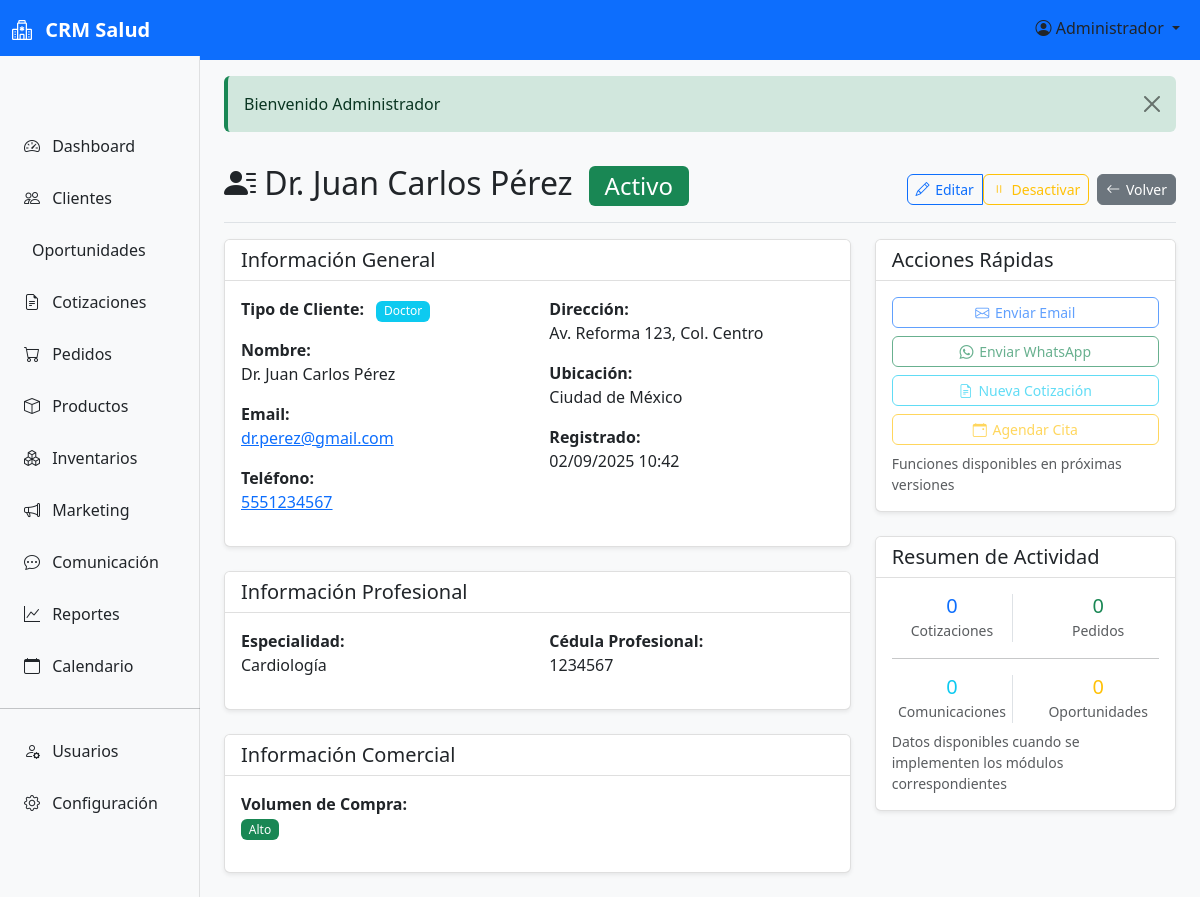
/clientes/show/1 (signed in), run on the app's committed database.
### tables this page shows
CREATE TABLE `clientes` (
  `id` int(11) NOT NULL AUTO_INCREMENT,
  `tipo` enum('doctor','farmacia','hospital') NOT NULL,
  `nombre` varchar(150) NOT NULL,
  `email` varchar(100) NULL,
  `telefono` varchar(20) NULL,
  `direccion` text NULL,
  `ciudad` varchar(100) NULL,
  `estado` varchar(100) NULL,
  `codigo_postal` varchar(10) NULL,
  `especialidad` varchar(100) NULL,
  `cedula_profesional` varchar(50) NULL,
  `rfc` varchar(20) NULL,
  `volumen_compra` enum('bajo','medio','alto') DEFAULT 'medio',
  `descuento_autorizado` decimal(5,2) DEFAULT 0.00,
  `limite_credito` decimal(12,2) DEFAULT 0.00,
  `dias_credito` int(11) DEFAULT 0,
  `activo` tinyint(1) NOT NULL DEFAULT 1,
  `notas` text NULL,
  `created_at` timestamp NOT NULL DEFAULT current_timestamp(),
  `updated_at` timestamp NOT NULL DEFAULT current_timestamp() ON UPDATE current_timestamp(),
  PRIMARY KEY (`id`),
  KEY `tipo` (`tipo`),
  KEY `ciudad` (`ciudad`),
  KEY `especialidad` (`especialidad`)
);

### controllers/ClientesController.php (called while the page is built, shortened)
<?php
require_once 'core/BaseController.php';
class ClientesController extends BaseController {
    private $clienteModel;
    public function __construct() {
        $this->clienteModel = new Cliente();
    }
    public function show($id) {
        $cliente = $this->clienteModel->find($id);
        $this->view('clientes/view', [
            'title' => 'Detalle del Cliente',
            'cliente' => $cliente,
            'flashMessages' => $this->getFlashMessages()
        ]);
    }
}
?>

### core/Router.php (called while the page is built, shortened)
<?php
class Router {
    private $action = 'index';
    private $params = [];
    private function parseUrl() {
        $url = $_SERVER['REQUEST_URI'] ?? '/';
        $basePath = parse_url(BASE_URL, PHP_URL_PATH);
        if ($basePath && strpos($url, $basePath) === 0) {
            $url = substr($url, strlen($basePath));
        }
        $url = strtok($url, '?');
        $url = trim($url, '/');
        if (!empty($url)) {
            $urlParts = explode('/', $url);
            if (isset($urlParts[1])) {
                $this->action = $urlParts[1];
            }
            $this->params = array_slice($urlParts, 2);
        }
    }
    public function dispatch() {
        $controllerInstance = new $this->controller();
        call_user_func_array([$controllerInstance, $this->action], $this->params);
    }
}
?>

### index.php (called while the page is built, shortened)
<?php
require_once 'config/database.php';
$router = new Router();
$router->dispatch();
?>

### config/database.php (called while the page is built, shortened)
<?php
class Database {
    private static $instance = null;
    private $connection;
    private function __construct() {
        try {
            $dsn = "mysql:host=" . DB_HOST . ";dbname=" . DB_NAME . ";charset=" . DB_CHARSET;
            $this->connection = new PDO($dsn, DB_USER, DB_PASS, [
                PDO::ATTR_ERRMODE => PDO::ERRMODE_EXCEPTION,
                PDO::ATTR_DEFAULT_FETCH_MODE => PDO::FETCH_ASSOC,
                PDO::ATTR_EMULATE_PREPARES => false
            ]);
        } catch (PDOException $e) {
            error_log("Error de conexión a la base de datos: " . $e->getMessage());
            $this->connection = null;
        }
    }
    public static function getInstance() {
        if (self::$instance === null) {
            self::$instance = new self();
        }
        return self::$instance;
    }
    public function query($sql, $params = []) {
        try {
            $stmt = $this->connection->prepare($sql);
            $stmt->execute($params);
            return $stmt;
        } catch (PDOException $e) {
            error_log("Error en consulta: " . $e->getMessage());
            throw $e;
        }
    }
    public function fetchOne($sql, $params = []) {
        $stmt = $this->query($sql, $params);
        return $stmt->fetch();
    }
}
?>

### core/BaseModel.php (called while the page is built, shortened)
<?php
class BaseModel {
    protected $db;
    protected $table;
    public function __construct() {
        $this->db = Database::getInstance();
    }
    public function find($id) {
        $sql = "SELECT * FROM {$this->table} WHERE id = :id";
        return $this->db->fetchOne($sql, ['id' => $id]);
    }
}
?>

### views/clientes/view.php (the view, shortened to what this page needs)
<div class="d-flex justify-content-between flex-wrap flex-md-nowrap align-items-center pt-3 pb-2 mb-3 border-bottom">
    <h1 class="h2">
        <i class="bi bi-person-lines-fill"></i> <?php echo htmlspecialchars($cliente['nombre']); ?>
        <span class="badge <?php echo $cliente['activo'] ? 'bg-success' : 'bg-danger'; ?> ms-2">
            <?php echo $cliente['activo'] ? 'Activo' : 'Inactivo'; ?>
        </span>
    </h1>
    <div class="btn-toolbar mb-2 mb-md-0">
        <div class="btn-group me-2">
            <a href="<?php echo $baseUrl; ?>clientes/edit/<?php echo $cliente['id']; ?>" class="btn btn-outline-primary btn-sm">
                <i class="bi bi-pencil"></i> Editar
            </a>
            <form method="POST" action="<?php echo $baseUrl; ?>clientes/cambiarEstatus/<?php echo $cliente['id']; ?>" style="display: inline;">
                <button type="submit" class="btn btn-outline-<?php echo $cliente['activo'] ? 'warning' : 'success'; ?> btn-sm"
                        onclick="return confirm('¿Estás seguro de <?php echo $cliente['activo'] ? 'desactivar' : 'activar'; ?> este cliente?')">
                    <i class="bi bi-<?php echo $cliente['activo'] ? 'pause' : 'play'; ?>"></i>
                    <?php echo $cliente['activo'] ? 'Desactivar' : 'Activar'; ?>
                </button>
            </form>
        </div>
        <a href="<?php echo $baseUrl; ?>clientes" class="btn btn-secondary btn-sm">
            <i class="bi bi-arrow-left"></i> Volver
        </a>
    </div>
</div>
<div class="row">
    <div class="col-lg-8">
        <div class="card mb-4">
            <div class="card-header">
                <h5 class="card-title mb-0">Información General</h5>
            </div>
            <div class="card-body">
                <div class="row">
                    <div class="col-md-6">
                        <div class="mb-3">
                            <strong>Tipo de Cliente:</strong>
                            <span class="badge bg-info ms-2"><?php echo ucfirst($cliente['tipo']); ?></span>
                        </div>
                        <div class="mb-3">
                            <strong>Nombre:</strong><br>
                            <?php echo htmlspecialchars($cliente['nombre']); ?>
                        </div>
                        <?php if (!empty($cliente['email'])): ?>
                        <div class="mb-3">
                            <strong>Email:</strong><br>
                            <a href="mailto:<?php echo htmlspecialchars($cliente['email']); ?>">
                                <?php echo htmlspecialchars($cliente['email']); ?>
                            </a>
                        </div>
                        <?php endif; ?>
                        <?php if (!empty($cliente['telefono'])): ?>
                        <div class="mb-3">
                            <strong>Teléfono:</strong><br>
                            <a href="tel:<?php echo htmlspecialchars($cliente['telefono']); ?>">
                                <?php echo htmlspecialchars($cliente['telefono']); ?>
                            </a>
                        </div>
                        <?php endif; ?>
                    </div>
                    <div class="col-md-6">
                        <?php if (!empty($cliente['direccion'])): ?>
                        <div class="mb-3">
                            <strong>Dirección:</strong><br>
                            <?php echo nl2br(htmlspecialchars($cliente['direccion'])); ?>
                        </div>
                        <?php endif; ?>
                        <?php if (!empty($cliente['ciudad']) || !empty($cliente['estado'])): ?>
                        <div class="mb-3">
                            <strong>Ubicación:</strong><br>
                            <?php
                            $ubicacion = [];
                            if (!empty($cliente['ciudad'])) $ubicacion[] = $cliente['ciudad'];
                            echo htmlspecialchars(implode(', ', $ubicacion));
                            ?>
                        </div>
                        <?php endif; ?>
                        <div class="mb-3">
                            <strong>Registrado:</strong><br>
                            <?php echo date('d/m/Y H:i', strtotime($cliente['created_at'])); ?>
                        </div>
                    </div>
                </div>
            </div>
        </div>
        <?php if ($cliente['tipo'] === 'doctor'): ?>
        <div class="card mb-4">
            <div class="card-header">
                <h5 class="card-title mb-0">Información Profesional</h5>
            </div>
            <div class="card-body">
                <div class="row">
                    <div class="col-md-6">
                        <?php if (!empty($cliente['especialidad'])): ?>
                        <div class="mb-3">
                            <strong>Especialidad:</strong><br>
                            <?php echo htmlspecialchars($cliente['especialidad']); ?>
                        </div>
                        <?php endif; ?>
                    </div>
                    <div class="col-md-6">
                        <?php if (!empty($cliente['cedula_profesional'])): ?>
                        <div class="mb-3">
                            <strong>Cédula Profesional:</strong><br>
                            <?php echo htmlspecialchars($cliente['cedula_profesional']); ?>
                        </div>
                        <?php endif; ?>
                    </div>
                </div>
            </div>
        </div>
        <?php endif; ?>
        <div class="card mb-4">
            <div class="card-header">
                <h5 class="card-title mb-0">Información Comercial</h5>
            </div>
            <div class="card-body">
                <div class="row">
                    <div class="col-md-6">
                        <div class="mb-3">
                            <strong>Volumen de Compra:</strong><br>
                            <span class="badge
                                <?php echo $cliente['volumen_compra'] === 'alto' ? 'bg-success' :
                                    ($cliente['volumen_compra'] === 'medio' ? 'bg-warning' : 'bg-secondary'); ?>">
                                <?php echo ucfirst($cliente['volumen_compra']); ?>
                            </span>
                        </div>
                    </div>
                    <div class="col-md-6">
                    </div>
                </div>
            </div>
        </div>
    </div>
    <div class="col-lg-4">
        <div class="card mb-4">
            <div class="card-header">
                <h5 class="card-title mb-0">Acciones Rápidas</h5>
            </div>
            <div class="card-body">
                <div class="d-grid gap-2">
                    <a href="#" class="btn btn-outline-primary btn-sm disabled">
                        <i class="bi bi-envelope"></i> Enviar Email
                    </a>
                    <a href="#" class="btn btn-outline-success btn-sm disabled">
                        <i class="bi bi-whatsapp"></i> Enviar WhatsApp
                    </a>
                    <a href="#" class="btn btn-outline-info btn-sm disabled">
                        <i class="bi bi-file-earmark-text"></i> Nueva Cotización
                    </a>
                    <a href="#" class="btn btn-outline-warning btn-sm disabled">
                        <i class="bi bi-calendar-event"></i> Agendar Cita
                    </a>
                </div>
                <small class="text-muted mt-2 d-block">Funciones disponibles en próximas versiones</small>
            </div>
        </div>
        <div class="card">
            <div class="card-header">
                <h5 class="card-title mb-0">Resumen de Actividad</h5>
            </div>
            <div class="card-body">
                <div class="row text-center">
                    <div class="col-6">
                        <div class="border-end">
                            <h5 class="text-primary mb-0">0</h5>
                            <small class="text-muted">Cotizaciones</small>
                        </div>
                    </div>
                    <div class="col-6">
                        <h5 class="text-success mb-0">0</h5>
                        <small class="text-muted">Pedidos</small>
                    </div>
                </div>
                <hr>
                <div class="row text-center">
                    <div class="col-6">
                        <div class="border-end">
                            <h5 class="text-info mb-0">0</h5>
                            <small class="text-muted">Comunicaciones</small>
                        </div>
                    </div>
                    <div class="col-6">
                        <h5 class="text-warning mb-0">0</h5>
                        <small class="text-muted">Oportunidades</small>
                    </div>
                </div>
                <small class="text-muted mt-2 d-block">Datos disponibles cuando se implementen los módulos correspondientes</small>
            </div>
        </div>
    </div>
</div>

### assets/css/style.css (style rules this page uses)
:root { --primary-color: #0d6efd; --secondary-color: #6c757d; --success-color: #198754; --info-color: #0dcaf0; --warning-color: #ffc107; --danger-color: #dc3545; --light-color: #f8f9fa; --dark-color: #212529; --sidebar-width: 250px; --header-height: 56px; --border-radius: 0.375rem; --box-shadow: 0 0.125rem 0.25rem rgba(0, 0, 0, 0.075); --box-shadow-lg: 0 0.5rem 1rem rgba(0, 0, 0, 0.15); }
body { font-family: 'Segoe UI', Tahoma, Geneva, Verdana, sans-serif; background-color: #f8f9fa; }
.card { border: 1px solid rgba(0, 0, 0, 0.125); border-radius: var(--border-radius); box-shadow: var(--box-shadow); transition: box-shadow 0.15s ease-in-out; }
.card-header { background-color: white; border-bottom: 1px solid rgba(0, 0, 0, 0.125); font-weight: 600; }
.btn { border-radius: var(--border-radius); font-weight: 500; transition: all 0.15s ease-in-out; }
.btn i { margin-right: 0.25rem; }
.btn-sm i { margin-right: 0.125rem; }
.badge { font-weight: 500; }

### views/layout/header.php (style rules this page uses)
:root { --bs-primary: #0d6efd; --bs-secondary: #6c757d; --bs-success: #198754; --bs-info: #0dcaf0; --bs-warning: #ffc107; --bs-danger: #dc3545; --bs-light: #f8f9fa; --bs-dark: #212529; }
.card { box-shadow: 0 0.125rem 0.25rem rgba(0, 0, 0, 0.075); border: 1px solid rgba(0, 0, 0, 0.125); }

### data on the page
clientes: nombre "Dr. Juan Carlos Pérez", tipo "Doctor", email "dr.perez@gmail.com", telefono "5551234567", direccion "Av. Reforma 123, Col. Centro", created_at "02/09/2025 10:42", especialidad "Cardiología", cedula_profesional "1234567", volumen_compra "Alto"

### other printed values
$currentUser['nombre'] "Administrador"
$flash['message'] "Bienvenido Administrador"
implode(', ', $ubicacion) "Ciudad de México"
